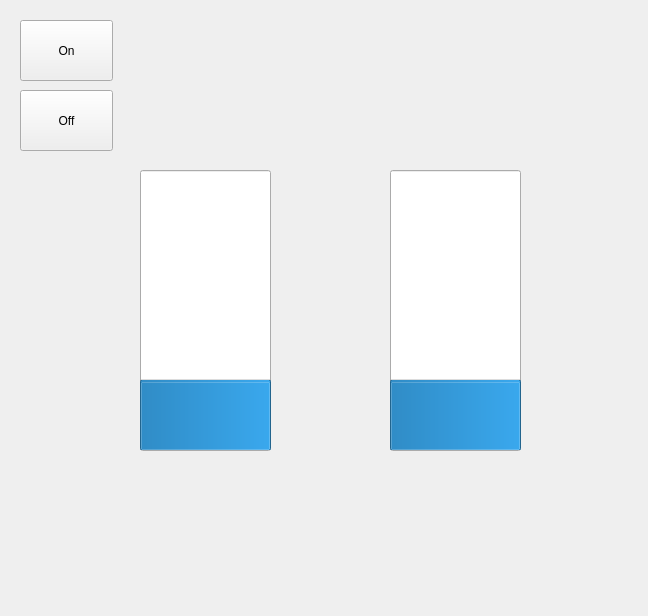
<?xml version="1.0" encoding="UTF-8"?>
<ui version="4.0">
 <class>Form</class>
 <widget class="QWidget" name="Form">
  <property name="geometry">
   <rect>
    <x>0</x>
    <y>0</y>
    <width>648</width>
    <height>616</height>
   </rect>
  </property>
  <property name="windowTitle">
   <string>Form</string>
  </property>
  <widget class="QLabel" name="tankview">
   <property name="geometry">
    <rect>
     <x>0</x>
     <y>10</y>
     <width>641</width>
     <height>601</height>
    </rect>
   </property>
   <property name="text">
    <string/>
   </property>
   <property name="pixmap">
    <pixmap resource="tankresources.qrc">:/img/tankview.png</pixmap>
   </property>
   <property name="scaledContents">
    <bool>true</bool>
   </property>
  </widget>
  <widget class="QLabel" name="v3">
   <property name="geometry">
    <rect>
     <x>230</x>
     <y>510</y>
     <width>71</width>
     <height>31</height>
    </rect>
   </property>
   <property name="text">
    <string/>
   </property>
   <property name="pixmap">
    <pixmap resource="tankresources.qrc">:/img/valve_close.png</pixmap>
   </property>
   <property name="scaledContents">
    <bool>true</bool>
   </property>
  </widget>
  <widget class="QLabel" name="v4">
   <property name="geometry">
    <rect>
     <x>350</x>
     <y>510</y>
     <width>71</width>
     <height>31</height>
    </rect>
   </property>
   <property name="text">
    <string/>
   </property>
   <property name="pixmap">
    <pixmap resource="tankresources.qrc">:/img/valve_close.png</pixmap>
   </property>
   <property name="scaledContents">
    <bool>true</bool>
   </property>
  </widget>
  <widget class="QLabel" name="v1">
   <property name="geometry">
    <rect>
     <x>230</x>
     <y>550</y>
     <width>71</width>
     <height>31</height>
    </rect>
   </property>
   <property name="text">
    <string/>
   </property>
   <property name="pixmap">
    <pixmap resource="tankresources.qrc">:/img/valve_close.png</pixmap>
   </property>
   <property name="scaledContents">
    <bool>true</bool>
   </property>
  </widget>
  <widget class="QLabel" name="v2">
   <property name="geometry">
    <rect>
     <x>350</x>
     <y>550</y>
     <width>71</width>
     <height>31</height>
    </rect>
   </property>
   <property name="text">
    <string/>
   </property>
   <property name="pixmap">
    <pixmap resource="tankresources.qrc">:/img/valve_close.png</pixmap>
   </property>
   <property name="scaledContents">
    <bool>true</bool>
   </property>
  </widget>
  <widget class="QLabel" name="v6">
   <property name="geometry">
    <rect>
     <x>300</x>
     <y>100</y>
     <width>71</width>
     <height>31</height>
    </rect>
   </property>
   <property name="text">
    <string/>
   </property>
   <property name="pixmap">
    <pixmap resource="tankresources.qrc">:/img/valve_close.png</pixmap>
   </property>
   <property name="scaledContents">
    <bool>true</bool>
   </property>
  </widget>
  <widget class="QLabel" name="v5">
   <property name="geometry">
    <rect>
     <x>300</x>
     <y>70</y>
     <width>71</width>
     <height>31</height>
    </rect>
   </property>
   <property name="text">
    <string/>
   </property>
   <property name="pixmap">
    <pixmap resource="tankresources.qrc">:/img/valve_close.png</pixmap>
   </property>
   <property name="scaledContents">
    <bool>true</bool>
   </property>
  </widget>
  <widget class="QLabel" name="v7">
   <property name="geometry">
    <rect>
     <x>230</x>
     <y>40</y>
     <width>71</width>
     <height>31</height>
    </rect>
   </property>
   <property name="text">
    <string/>
   </property>
   <property name="pixmap">
    <pixmap resource="tankresources.qrc">:/img/valve_close.png</pixmap>
   </property>
   <property name="scaledContents">
    <bool>true</bool>
   </property>
  </widget>
  <widget class="QLabel" name="v8">
   <property name="geometry">
    <rect>
     <x>360</x>
     <y>40</y>
     <width>71</width>
     <height>31</height>
    </rect>
   </property>
   <property name="text">
    <string/>
   </property>
   <property name="pixmap">
    <pixmap resource="tankresources.qrc">:/img/valve_close.png</pixmap>
   </property>
   <property name="scaledContents">
    <bool>true</bool>
   </property>
  </widget>
  <widget class="QProgressBar" name="left_tank">
   <property name="geometry">
    <rect>
     <x>140</x>
     <y>170</y>
     <width>131</width>
     <height>281</height>
    </rect>
   </property>
   <property name="value">
    <number>24</number>
   </property>
   <property name="textVisible">
    <bool>false</bool>
   </property>
   <property name="orientation">
    <enum>Qt::Vertical</enum>
   </property>
  </widget>
  <widget class="QProgressBar" name="right_tank">
   <property name="geometry">
    <rect>
     <x>390</x>
     <y>170</y>
     <width>131</width>
     <height>281</height>
    </rect>
   </property>
   <property name="value">
    <number>24</number>
   </property>
   <property name="textVisible">
    <bool>false</bool>
   </property>
   <property name="orientation">
    <enum>Qt::Vertical</enum>
   </property>
  </widget>
  <widget class="QPushButton" name="btn_on">
   <property name="geometry">
    <rect>
     <x>20</x>
     <y>20</y>
     <width>93</width>
     <height>61</height>
    </rect>
   </property>
   <property name="text">
    <string>On</string>
   </property>
  </widget>
  <widget class="QPushButton" name="btn_off">
   <property name="geometry">
    <rect>
     <x>20</x>
     <y>90</y>
     <width>93</width>
     <height>61</height>
    </rect>
   </property>
   <property name="text">
    <string>Off</string>
   </property>
  </widget>
 </widget>
 <resources>
  <include location="tankresources.qrc"/>
 </resources>
 <connections/>
</ui>
